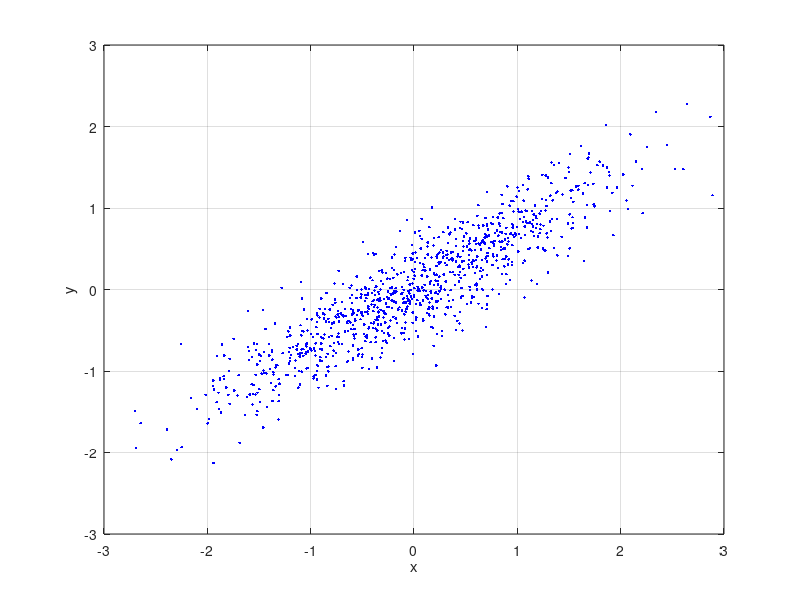

Write the MATLAB code that produced this figure. (Note: this script raises an error after producing the figure.)
N = 1000;
x = randn(N,1);   x = x-mean(x);
a = 0.7;
y = a*x+(1-a)*randn(N,1);   y = y-mean(y);
figure(1);plot(x,y,'b.');axis([-3 3 -3 3]);grid on;xlabel('x');ylabel('y')

varx = x'*x/(N-1)
vary = y'*y/(N-1)
varxy = x'*y/(N-1)
X = [x y];
Cx = cov(X)
A = eigsort(Cx);
Y = X*A;
xp = Y(:,1);
yp = Y(:,2);

figure(2);plot(xp,yp,'r.');axis([-3 3 -3 3]);grid on;;xlabel('xp');ylabel('yp')
varxp = xp'*xp/(N-1)
varyp = yp'*yp/(N-1)
varxyp = xp'*yp/(N-1)
Cy = cov(Y)
[Cx Cy]
